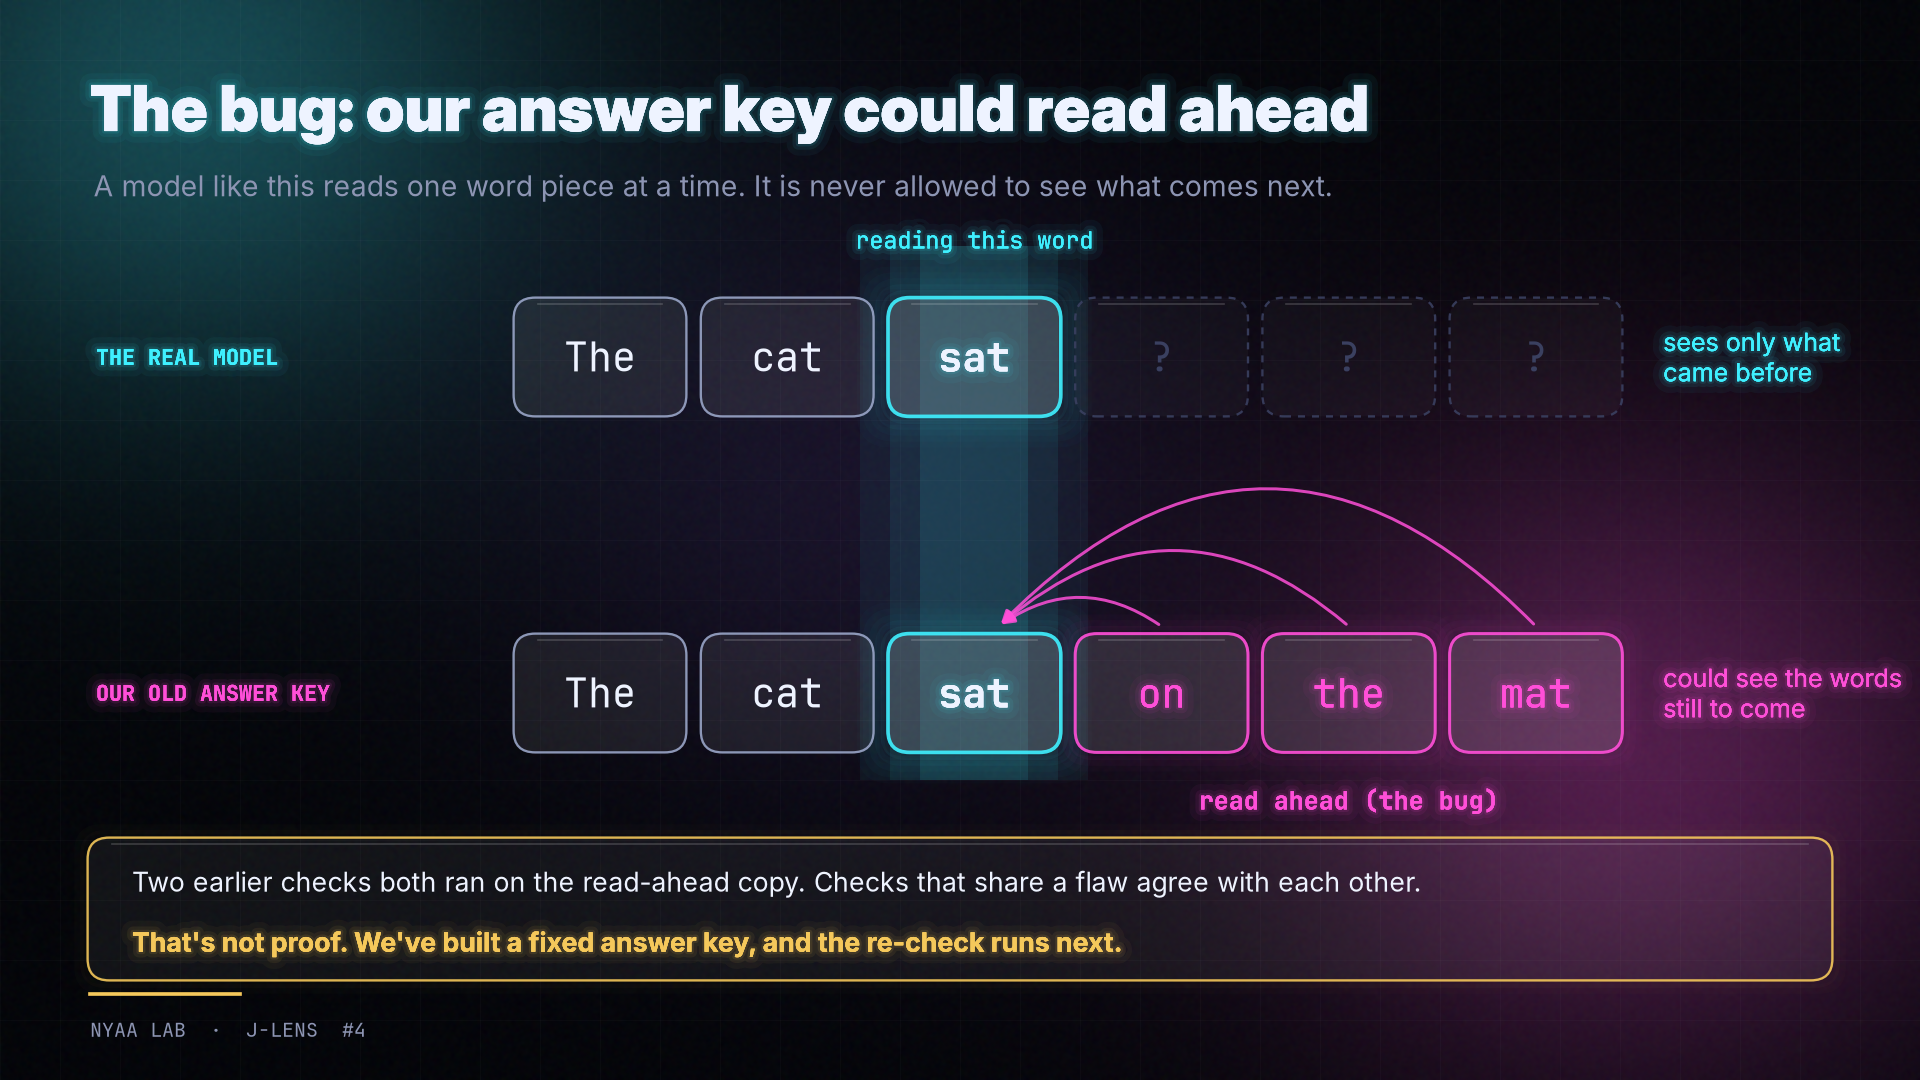

Write Python code to recreate this figure.
# J-Lens #4 picture 1, NYAA look (v2, 11-06). Every string identical to the version Deron passed (post P081 list, post P082 PASS); only styling changed.
import sys, os; sys.path.insert(0, os.path.expanduser("../tools"))
from nyaa_look import *
from matplotlib.patches import FancyArrowPatch, Rectangle
import numpy as np
fig, ax = canvas(glows=((0.10, 0.92, CYAN, 0.28), (0.85, 0.30, MAGENTA, 0.30), (0.45, 0.55, PURPLE, 0.12)))
glow_text(ax, 0.75, 8.1, "The bug: our answer key could read ahead", size=38, family=HEAD, weight="black", glow=CYAN)
glow_text(ax, 0.78, 7.45, "A model like this reads one word piece at a time. It is never allowed to see what comes next.", size=17, color=DIM)
words = ["The", "cat", "sat", "on", "the", "mat"]; NOW = 2
x0, w, gap, th = 4.3, 1.4, 0.16, 0.95
rows = [(5.55, "The real model", CYAN, False, "sees only what\ncame before"),
        (2.75, "Our old answer key", MAGENTA, True, "could see the words\nstill to come")]
xn = x0 + NOW*(w+gap) + w/2
# reading beam (cyan light column through both rows)
for k, a in enumerate([0.05, 0.07, 0.10]):
    ax.add_patch(Rectangle((xn - 0.95 + 0.25*k, 2.5), 1.9 - 0.5*k, 4.45, fc=CYAN, alpha=a, ec="none", zorder=1))
glow_text(ax, xn, 7.0, "reading this word", size=14, color=CYAN, family=MONO, ha="center", glow=CYAN)
for y, label, col, leak, note in rows:
    kicker(ax, 0.8, y + th/2, label, color=col)
    for i, wd in enumerate(words):
        x = x0 + i*(w+gap)
        if i < NOW:   glass(ax, x, y, w, th, edge="#9aa6c8", fill_alpha=0.08); c, s = WHITE, wd
        elif i == NOW: glass(ax, x, y, w, th, edge=CYAN, fill_alpha=0.16, glow=1.0, lw=2.2); c, s = WHITE, wd
        elif leak:    glass(ax, x, y, w, th, edge=MAGENTA, fill_alpha=0.12, glow=0.8, lw=1.8); c, s = MAGENTA, wd
        else:         glass(ax, x, y, w, th, edge=FAINT, fill_alpha=0.03, dashed=True); c, s = FAINT, "?"
        glow_text(ax, x + w/2, y + th/2, s, color=c, size=24, family=MONO, weight="bold" if i == NOW else "normal",
                  ha="center", glow=(MAGENTA if (leak and i > NOW) else (CYAN if i == NOW else None)))
    glow_text(ax, x0 + 6*(w+gap) + 0.2, y + th/2, note, size=15, color=col, glow=col)
    if leak:  # future words flowing BACK into the word being read
        for i in (3, 4, 5):
            xs = x0 + i*(w+gap) + w/2
            ax.add_patch(FancyArrowPatch((xs, y + th + 0.08), (xn + 0.2, y + th + 0.08), connectionstyle=f"arc3,rad={0.35 + 0.08*(i-3)}",
                         arrowstyle="-|>", mutation_scale=16, color=MAGENTA, lw=1.8, alpha=0.85, zorder=4))
        glow_text(ax, x0 + 4*(w+gap) + w/2, y - 0.42, "read ahead (the bug)", size=15, color=MAGENTA, family=MONO, weight="bold", ha="center", glow=MAGENTA)
# takeaway, gold-edged glass
glass(ax, 0.75, 0.85, 14.5, 1.15, edge=GOLD, fill_alpha=0.06, glow=0.5)
glow_text(ax, 1.1, 1.65, "Two earlier checks both ran on the read-ahead copy. Checks that share a flaw agree with each other.", size=16, color=WHITE)
glow_text(ax, 1.1, 1.15, "That's not proof. We've built a fixed answer key, and the re-check runs next.", size=16, color=GOLD, weight="bold", glow=GOLD)
brand(ax, "J-Lens", 4)
print(save(fig, os.path.expanduser("./01-the-answer-key-could-read-ahead.png")))
